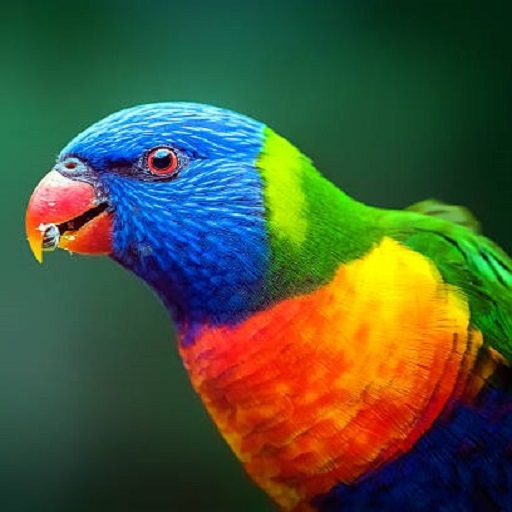
#> input picture Images/aaa.jpg, 512 x 512 px, found by its file name
$ python 'Lab_2(a).py'
#> lines starting #> are read from the running program, lines starting #| are printed output that depends on the picture; after the words box and inside, x2 and y2 are one past the last pixel; in counts of white or black regions, pixels touching at a corner belong together
import numpy as np
import cv2
import matplotlib.pyplot as plt

path = 'Digital Image Processing/Images/aaa.jpg'
img = cv2.imread(path,0)
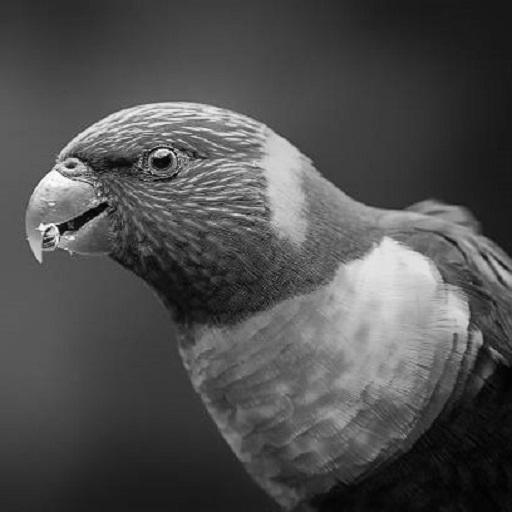
#> img: shape (512, 512); min 1, max 255, mean 78.6
img = cv2.resize(img,(512,512))

[h,w] = img.shape
#> h = 512; w = 512

plt.figure(figsize=(12,6))
plt.subplot(2,2,1)
plt.imshow(img, cmap = 'gray')

min_range, max_range = 150,200


for i in range(h):
    for j in range(w):
        if img[i,j]>min_range and img[i,j] < max_range:
            img[i,j] +=50
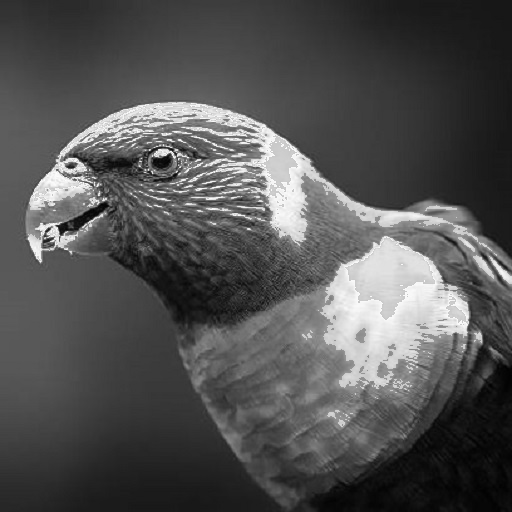
#> img: shape (512, 512); 7.28% of pixels changed, all inside (x1, y1, x2, y2) = (28, 102, 512, 427)


plt.subplot(2,2,2)
plt.imshow(img, cmap = 'gray')

plt.tight_layout()
plt.show()
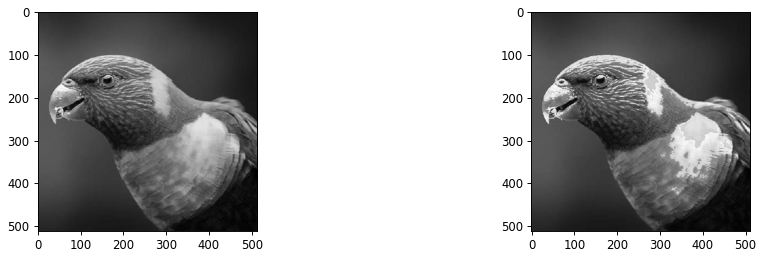
#> figure drawn by matplotlib, 2 panels

$ run again, with Images/a.jpg copied over Images/aaa.jpg
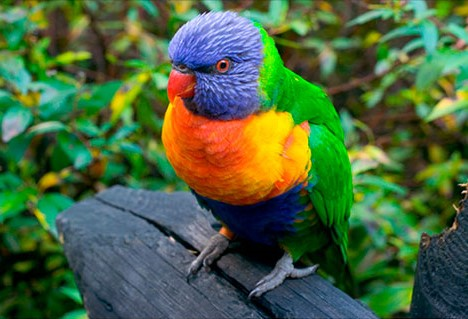
#> input picture Images/a.jpg, 468 x 319 px, found by its file name
#> after the loop `for i in range(h):`:
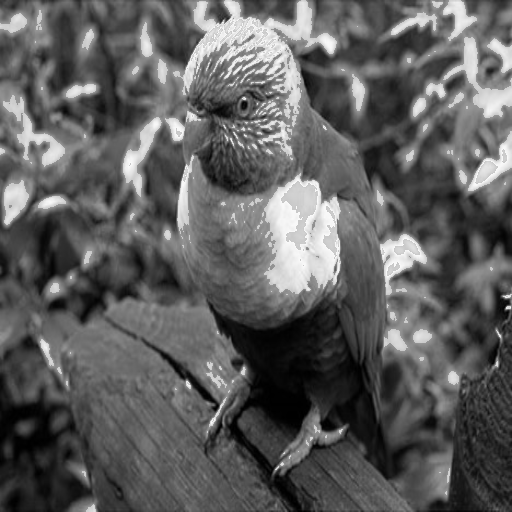
#> img: shape (512, 512); min 0, max 249, mean 93.5
#> `plt.show()`:
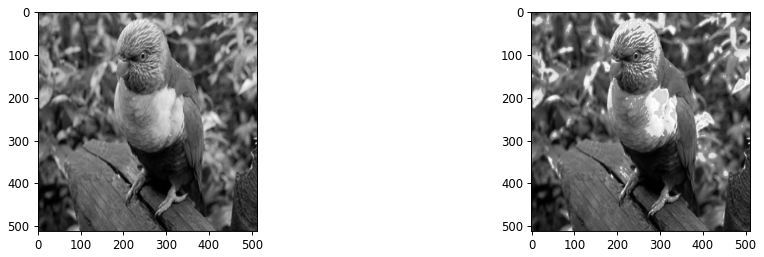
#> figure drawn by matplotlib, 2 panels
